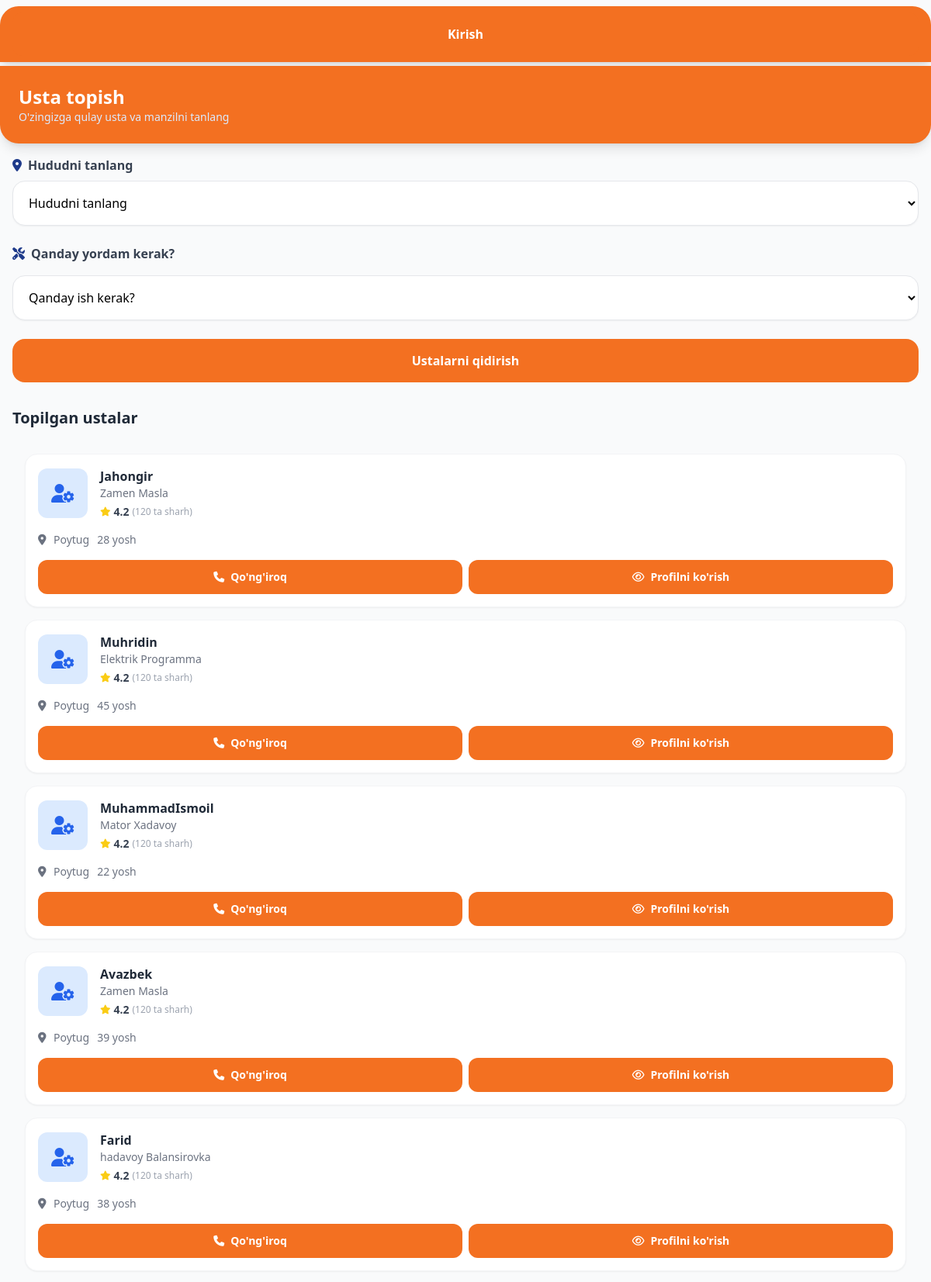
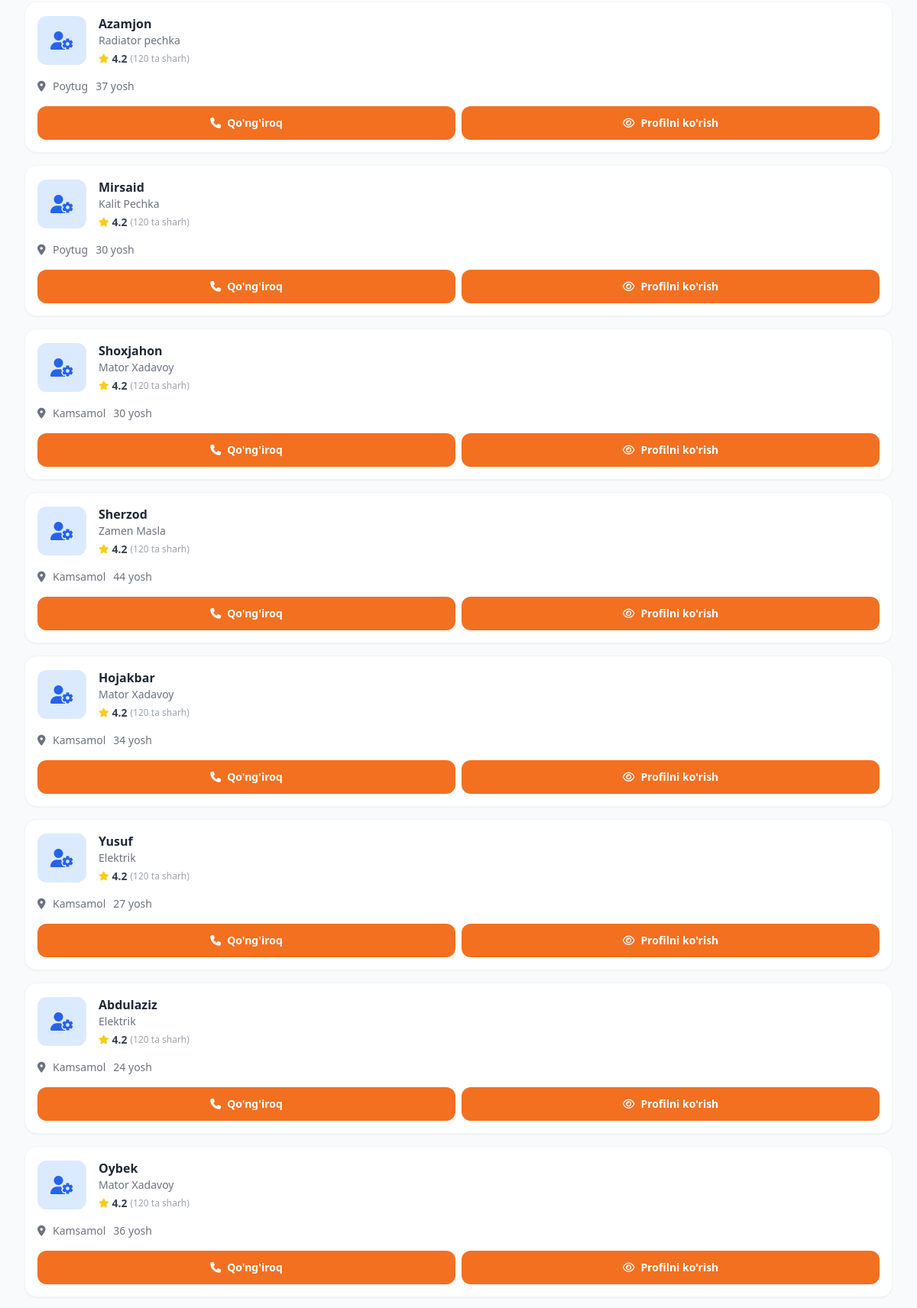
The page /uz/home/ (upper part) on the database its author committed (2 pictures, top to bottom).
### Avto/models.py (models this page shows, shortened)
class Usta(models.Model):
    ism = models.CharField(max_length=100)
    tajriba_yil = models.PositiveIntegerField()
    ishlar = models.ManyToManyField(IshTuri)  # Bu many-to-many
    telefon = models.CharField(max_length=20)
    shahar = models.CharField(max_length=50, null=True)
    yoshi = models.IntegerField(null=True)

class IshTuri(models.Model):
    nomi = models.CharField(max_length=50, null=True, blank=True)

### Avto/views.py (the view)
# urls.py: path("home/", home, name="home"),
def home(request):
    ustalar = Usta.objects.all()
    ishlar = IshTuri.objects.all()
    selected_ish = request.GET.get('ish', '').strip()
    if selected_ish:
        ustalar = ustalar.filter(ishlar__id=selected_ish)
    selected_shahar = request.GET.get('shahar', '')
    if selected_shahar:
        ustalar = ustalar.filter(shahar=selected_shahar)
    context = {
        'ustalar': ustalar,
        'ishlar': ishlar,
        'selected_ish': selected_ish,
        'selected_shahar': selected_shahar,
    }
    return render(request, 'home.html', context)

### Avto/templates/home.html (shortened to what this page needs)
{% extends "base.html" %}
{% load i18n %}
{% block content %}
<body class="bg-gray-50 pb-24">
  {% if user.is_authenticated %}
    <div class="px-4 mt-2 bg-[#F37021] text-white p-2 rounded-t-3xl shadow-lg">
        <button class="w-full bg-[#F37021] text-white py-4 rounded-xl font-semibold active:scale-95 transition">
            {{ user.username }}
        </button>
    </div>
  {% else %}
    <div class="px-4 mt-2 bg-[#F37021] text-white p-2 rounded-t-3xl shadow-lg">
        <a href="{% url 'register' %}" class="w-full block">
            <button class="w-full bg-[#F37021] text-white py-4 rounded-xl font-semibold active:scale-95 transition">
                {% trans "Kirish" %}
            </button>
        </a>
    </div>
  {% endif %}
  <header class="bg-[#F37021] text-white p-6 rounded-b-3xl shadow-lg mt-[5px]">
      <h1 class="text-2xl font-bold">{% trans "Usta topish" %}</h1>
      <p class="text-blue-100 text-sm">{% trans "O'zingizga qulay usta va manzilni tanlang" %}</p>
  </header>
  <form method="GET">
      <main class="p-4 space-y-6">
          <section>
              <label class="block text-gray-700 font-semibold mb-2">
                  <i class="fa-solid fa-location-dot text-blue-900 mr-2"></i>{% trans "Hududni tanlang" %}
              </label>
              <select name="shahar"
 class="w-full p-4 bg-white border border-gray-200 rounded-2xl shadow-sm focus:ring-2 focus:ring-blue-500 outline-none">
                  <option value="">{% trans "Hududni tanlang" %}</option>
              </select>
          </section>
          <section>
              <label class="block text-gray-700 font-semibold mb-4">
                  <i class="fa-solid fa-screwdriver-wrench text-blue-900 mr-2"></i>{% trans "Qanday yordam kerak?" %}
              </label>
              <select name="ish"
                  class="w-full p-4 bg-white border border-gray-200 rounded-2xl shadow-sm focus:ring-2 focus:ring-blue-500 outline-none">
                  <option value="">{% trans "Qanday ish kerak?" %}</option>
              </select>
          </section>
          <button type="submit" class="w-full bg-[#F37021] text-white font-bold py-4 rounded-2xl transition-all">
              {% trans "Ustalarni qidirish" %}
          </button>
      </main>
  </form>
  <section class="p-4">
      <h2 class="text-xl font-bold text-gray-800 mb-4">{% trans "Topilgan ustalar" %}</h2>
      <main class="p-4 space-y-4">
          {% if ustalar %}
              {% for usta in ustalar %}
                  <div class="bg-white rounded-2xl p-4 shadow-sm border border-gray-100 flex flex-col space-y-4">
                      <div class="flex items-start justify-between">
                          <div class="flex items-center">
                              <div class="w-16 h-16 bg-blue-100 rounded-xl flex items-center justify-center">
                                  <i class="fa-solid fa-user-gear text-blue-600 text-2xl"></i>
                              </div>
                              <div class="ml-4">
                                  <h3 class="font-bold text-gray-800">{{ usta.ism }}</h3>
                                  <p class="text-sm text-gray-500">
                                      {% for ish in usta.ishlar.all %}
                                      {{ ish.nomi }}{% if not forloop.last %}, {% endif %}
                                      {% empty %}
                                      {% trans "Ishlar ko‘rsatilmagan" %}
                                      {% endfor %}
                                  </p>
                                  <div class="flex items-center mt-1">
                                      <i class="fa-solid fa-star text-yellow-400 text-xs"></i>
                                      <span class="text-sm font-bold ml-1 text-gray-700">4.2</span>
                                      <span class="text-xs text-gray-400 ml-1">(120 {% trans "ta sharh" %})</span>
                                  </div>
                              </div>
                          </div>
                      </div>
                      <div class="flex gap-[10px]">
                          <div class="flex items-center text-gray-500 text-sm">
                              <i class="fa-solid fa-location-dot w-5"></i>
                              <span>{{ usta.shahar }}</span>
                          </div>
                          <div class="flex items-center text-gray-500 text-sm">
                              <span>{{ usta.yoshi }} {% trans "yosh" %}</span>
                          </div>
                      </div>
                      <div class="flex space-x-2">
                          <a href="tel:{{ usta.telefon }}" class="flex-1 bg-[#F37021] text-white py-3 rounded-xl font-semibold text-sm flex items-center justify-center gap-2 active:scale-95 transition-all">
                              <i class="fa-solid fa-phone"></i> {% trans "Qo'ng'iroq" %}
                          </a>
                          <a href="{% url 'usta_profile' usta.id %}" class="flex-1 bg-[#F37021] text-white py-3 rounded-xl font-semibold text-sm flex items-center justify-center gap-2 active:scale-95 transition-all">
                              <i class="fa-regular fa-eye"></i> {% trans "Profilni ko'rish" %}
                          </a>
                      </div>
                  </div>
              {% endfor %}
          {% else %}
              <p class="text-center text-gray-500 mt-10">{% trans "Mos usta topilmadi" %}</p>
          {% endif %}
      </main>
  </section>
</body>
{% endblock %}

### Avto/templates/base.html (shortened to what this page needs)
<!DOCTYPE html>
{% load static %}
<html lang="en">
<head>
    <script src="https://cdn.tailwindcss.com"></script>
    <link rel="stylesheet" href="https://cdnjs.cloudflare.com/ajax/libs/font-awesome/6.4.0/css/all.min.css">
</head>
<body>
    {% include "navigation.html" %}
    {% block content %}
    {% endblock %}
</body>
</html>

### Avto/templates/navigation.html (shortened to what this page needs)
<!DOCTYPE html>
<html lang="en">
<head>
</head>
<body>
  {% load i18n %}
</body>
</html>

### Avto/templates/home.html (style rules this page uses)
body { animation: fadeIn 0.4s ease-in; }

### rows shown on the page
Usta: ism "Jahongir", shahar "Poytug", yoshi "28"
IshTuri: nomi "Zamen Masla"
Usta: ism "Muhridin", shahar "Poytug", yoshi "45"
IshTuri: nomi "Elektrik Programma"
Usta: ism "MuhammadIsmoil", shahar "Poytug", yoshi "22"
IshTuri: nomi "Mator Xadavoy"
Usta: ism "Avazbek", shahar "Poytug", yoshi "39"
Usta: ism "Farid", shahar "Poytug", yoshi "38"
IshTuri: nomi "hadavoy Balansirovka"
Usta: ism "Azamjon", shahar "Poytug", yoshi "37"
IshTuri: nomi "Radiator pechka"
Usta: ism "Mirsaid", shahar "Poytug", yoshi "30"
IshTuri: nomi "Kalit Pechka"
Usta: ism "Shoxjahon", shahar "Kamsamol", yoshi "30"
Usta: ism "Sherzod", shahar "Kamsamol", yoshi "44"
Usta: ism "Hojakbar", shahar "Kamsamol", yoshi "34"
Usta: ism "Yusuf", shahar "Kamsamol", yoshi "27"
IshTuri: nomi "Elektrik"
Usta: ism "Abdulaziz", shahar "Kamsamol", yoshi "24"
Usta: ism "Oybek", shahar "Kamsamol", yoshi "36"
